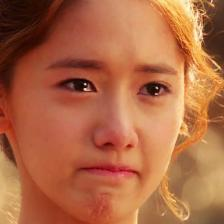
#> input picture images/112.jpg, 224 x 224 px
$ python face_detection_haar_img.py --image images/112.jpg
#> lines starting #> are read from the running program, lines starting #| are printed output that depends on the picture; after the words box and inside, x2 and y2 are one past the last pixel; in counts of white or black regions, pixels touching at a corner belong together
# USAGE
# python face_detection_haar_img.py --image images\face_detection\team_hlv_tram_anhnguyen_hop.jpg

# import the necessary packages
import argparse
import imutils
import cv2
import os

from PIL import Image # can use for crop image
from pathlib import Path


# construct the argument parser and parse the arguments
haar_fontface = os.path.dirname(cv2.__file__) + "/data/haarcascade_frontalface_default.xml"
parser = argparse.ArgumentParser()
parser.add_argument("-i", "--image",
    type = str,
    required = True,
    help = "path to input image")
parser.add_argument("-c", "--cascade",
    type = str,
    default = haar_fontface,
    help = "path to haar cascade face detector")
args = vars(parser.parse_args())

# load the haar cascade face detector from
print("[INFO] loading face detector...")
detector = cv2.CascadeClassifier(args["cascade"])

# load the input image from disk, resize it, and convert it to
# grayscale
image_org = cv2.imread(args["image"])
#> image_org is the input picture: shape (224, 224, 3); mean B, G, R 68.5, 104.4, 175.1
# image_resize = imutils.resize(image_org, width=500)
gray = cv2.cvtColor(image_org, cv2.COLOR_BGR2GRAY)
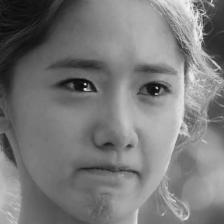
#> gray: shape (224, 224); min 4, max 245, mean 121.5

# detect faces in the input image using the haar cascade face
# detector
print("[INFO] performing face detection...")
faces_result = detector.detectMultiScale(
    gray,
    scaleFactor = 1.05,
	minNeighbors = 25,
    minSize = (30, 30),
	flags = cv2.CASCADE_SCALE_IMAGE)
#> faces_result = [[26, 19, 179, 179]]
print("[INFO] {} faces detected...".format(len(faces_result)))
#> (printed output is left out)
count = 0
for i in range(len(faces_result)):
    count = count + 1
#> this loop made 1 pass
#> count on pass 1: 1
#> after the loop, count = 1


# loop over the bounding boxes
for (x, y, w, h) in faces_result:
	# draw the face bounding box on the image (B, G, R) = (255, 0, 0) => box line is blue
	cv2.rectangle(image_org, (x, y), (x + w, y + h), (0,155,255), 2)
#> this loop made 1 pass
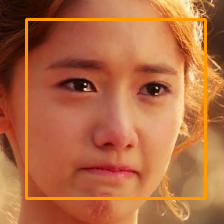
#> image_org: shape (224, 224, 3); 4.27% of pixels changed, all inside (x1, y1, x2, y2) = (25, 18, 207, 200)

# print("width: {} pixels".format(w))
# print("height: {}  pixels".format(h))

# ------- Start: split to file name -------
# 1. using pathlib
file_name_pathlib = Path(args["image"]).stem
print("Got the file name original: ", file_name_pathlib)

# [17 lines of commented-out code are left out]
cv2.imwrite('images/results/detected_rectangle/' +
            "Face Detected HAAR_" +
            str(file_name_pathlib) +
            ".png",
            image_org)
print('=> Successfully saved face detection rectangle and show each face now')

# ------- Start: Crop face -------
# 1. using OpenCV
i = 0 # for each face focus
for (x, y, w, h) in faces_result:
    print(x,y,w,h)
    crop_face = gray[y:y+h, x:x+w]
    cv2.imwrite('images/results/face_focus/haar/' +
                str(file_name_pathlib) +
                # 'HAAR_face_' +
                # str(i) +
                '.png',
                crop_face)
    cv2.imshow("Cropped face.png", crop_face)
    i = i + 1
    count = count - 1
    if (count < 0): # no face focus found in len(faces_result)
        break
    cv2.waitKey(0)
#> this loop made 1 pass
#> (x, y, w, h, i, count) on pass 1: (26, 19, 179, 179, 1, 0)
#| 26 19 179 179
#> pass 1, `crop_face = gray[y:y+h, x:x+w]`:
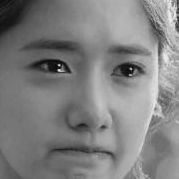
#> crop_face: shape (179, 179); min 4, max 241, mean 127.9
#> after the loop, count = 0; i = 1

# [21 lines of commented-out code are left out]

$ run again, on images/150.jpg
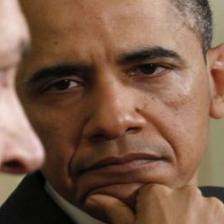
#> input picture images/150.jpg, 224 x 224 px
#> image_org is the input picture: shape (224, 224, 3); mean B, G, R 73, 92.8, 124.9
#> faces_result = [[16, 6, 182, 182]]
#> (printed output is left out)
#> the loop `for i in range(len(faces_result)):` made 1 pass
#> count on pass 1: 1
#> after the loop `for i in range(len(faces_result)):`: count = 1
#> the loop `for (x, y, w, h) in faces_result:` made 1 pass
#> after the loop `for (x, y, w, h) in faces_result:`:
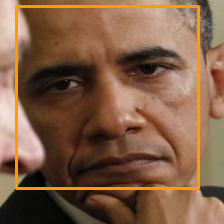
#> image_org: shape (224, 224, 3); 4.34% of pixels changed, all inside (x1, y1, x2, y2) = (15, 5, 200, 190)
#> the loop `for (x, y, w, h) in faces_result:` made 1 pass
#> (x, y, w, h, i, count) on pass 1: (16, 6, 182, 182, 1, 0)
#> (printed output is left out)
#> pass 1, `crop_face = gray[y:y+h, x:x+w]`:
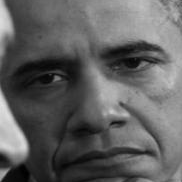
#> crop_face: shape (182, 182); min 0, max 228, mean 96.4
#> after the loop `for (x, y, w, h) in faces_result:`: count = 0; i = 1

$ run again, on images/44.jpg
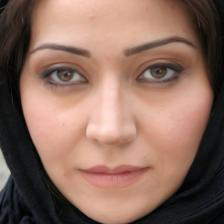
#> input picture images/44.jpg, 224 x 224 px
#> image_org is the input picture: shape (224, 224, 3); mean B, G, R 94.8, 107.8, 139.8
#> faces_result = [[13, 13, 192, 192]]
#> (printed output is left out)
#> the loop `for i in range(len(faces_result)):` made 1 pass
#> count on pass 1: 1
#> after the loop `for i in range(len(faces_result)):`: count = 1
#> the loop `for (x, y, w, h) in faces_result:` made 1 pass
#> after the loop `for (x, y, w, h) in faces_result:`:
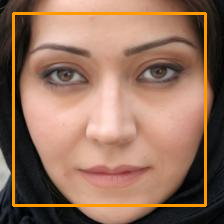
#> image_org: shape (224, 224, 3); 4.58% of pixels changed, all inside (x1, y1, x2, y2) = (12, 12, 207, 207)
#> the loop `for (x, y, w, h) in faces_result:` made 1 pass
#> (x, y, w, h, i, count) on pass 1: (13, 13, 192, 192, 1, 0)
#> (printed output is left out)
#> pass 1, `crop_face = gray[y:y+h, x:x+w]`:
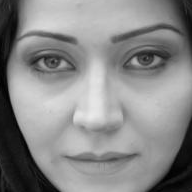
#> crop_face: shape (192, 192); min 0, max 234, mean 135.9
#> after the loop `for (x, y, w, h) in faces_result:`: count = 0; i = 1
